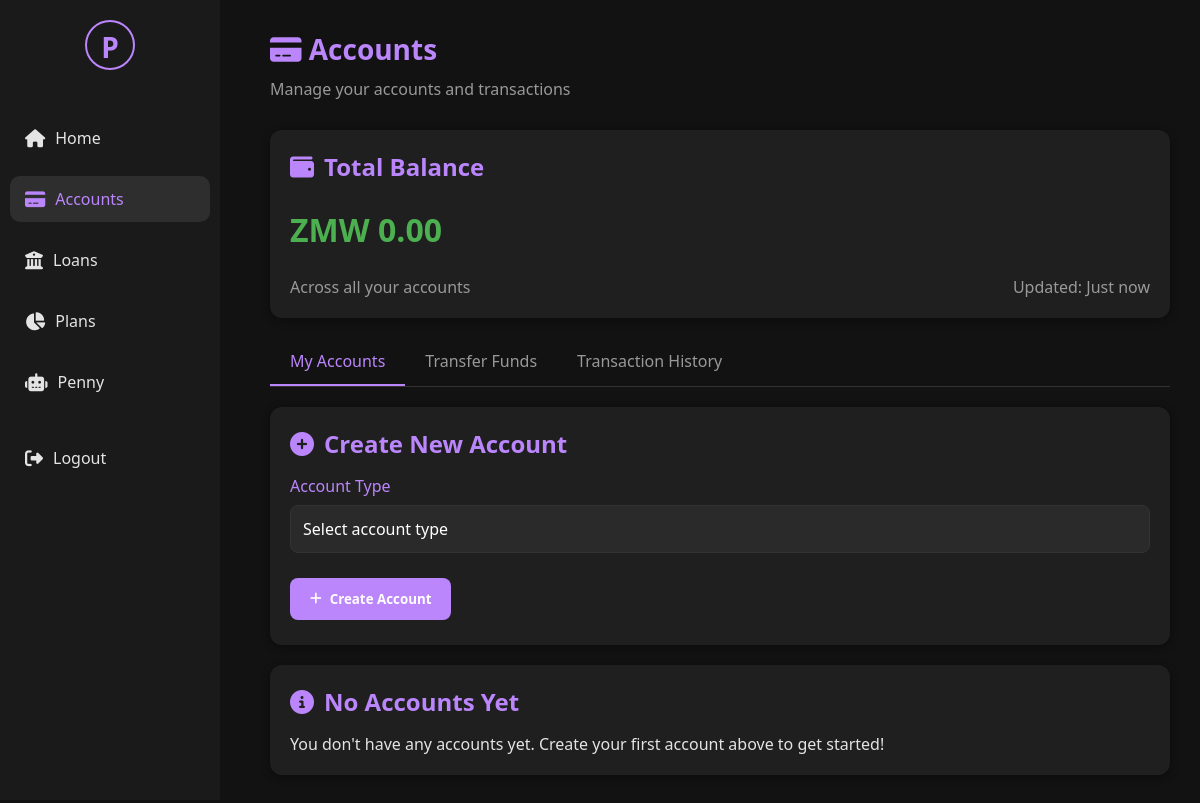
Before: /accounts (signed in) with the older database file.
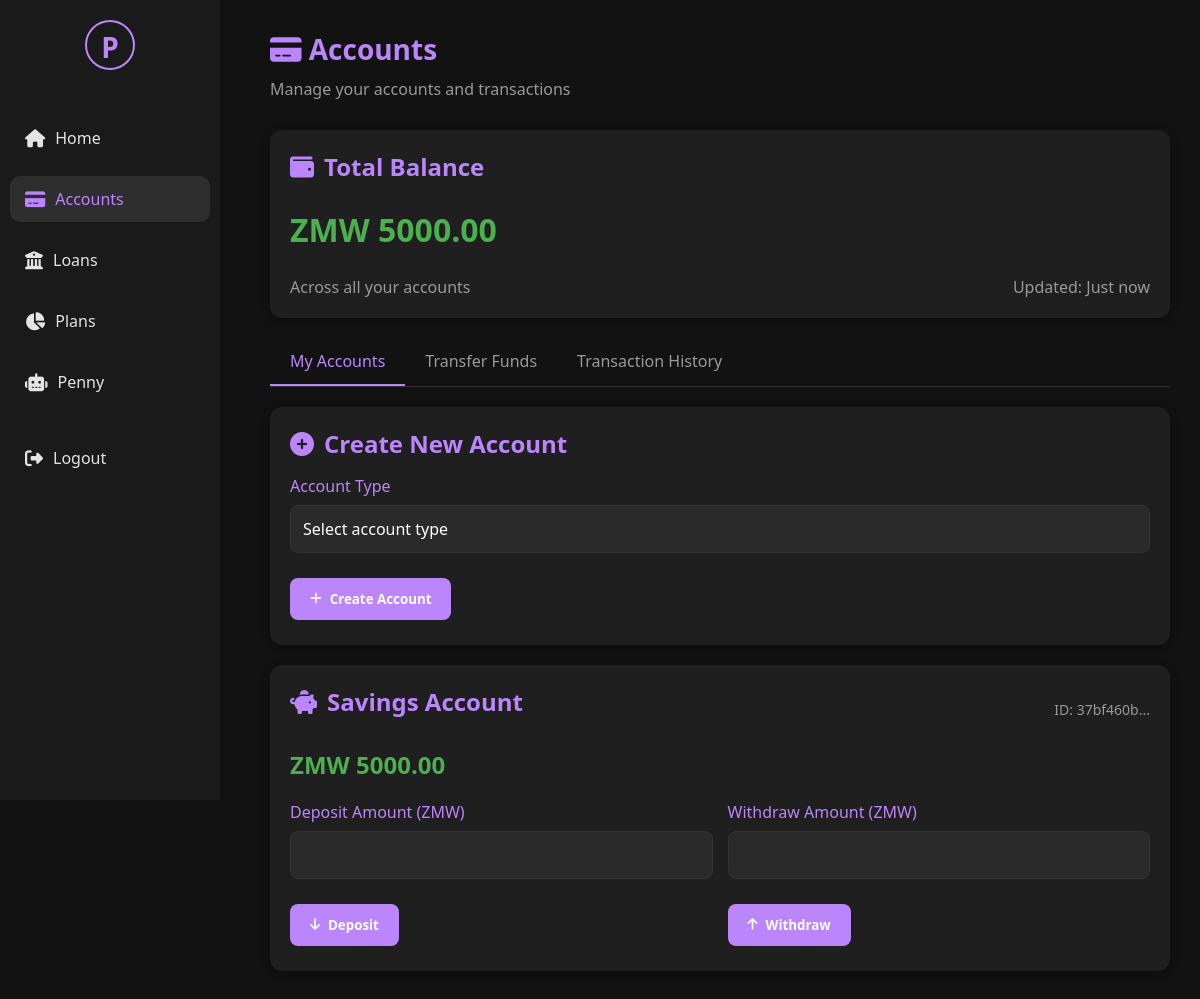
After: the same page with the newer database file.
### tables this page shows
CREATE TABLE accounts (
                account_id TEXT PRIMARY KEY,
                user_id TEXT NOT NULL,
                account_type TEXT NOT NULL,
                balance REAL NOT NULL DEFAULT 0,
                active INTEGER NOT NULL DEFAULT 1
            );

### GUI/web_app.py (the view)
@app.route('/accounts')
@login_required
def accounts():
    user_id = session.get('user_id')
    try:
        user_accounts = account_service.get_accounts_by_user(user_id)
        total_balance = sum(account['balance'] for account in user_accounts)
        recent_transactions = []
        for account in user_accounts:
            transactions = account_service.get_transaction_history(account['account_id'])
            for transaction in transactions:
                recent_transactions.append({
                    'account_id': account['account_id'],
                    'account_type': account['account_type'],
                    'transaction_type': transaction[0],
                    'amount': transaction[1],
                    'timestamp': transaction[2]
                })
        recent_transactions.sort(key=lambda x: x['timestamp'], reverse=True)
        recent_transactions = recent_transactions[:5]
    except Exception as e:
        print(f"Error fetching accounts: {e}")
        user_accounts = []
        total_balance = 0
        recent_transactions = []
    return render_template('accounts.html',
                         current_user={'username': session.get('full_name', session.get('username', 'User'))},
                         accounts=user_accounts,
                         total_balance=total_balance,
                         recent_transactions=recent_transactions)

### GUI/web_app.py (called while the page is built)
@app.teardown_appcontext
def teardown_db(exception):
    close_db_connection()

def login_required(f):
    @wraps(f)
    def decorated_function(*args, **kwargs):
        if 'user_id' not in session:
            flash('Please log in to access this page.')
            return redirect(url_for('login'))
        return f(*args, **kwargs)
    return decorated_function

### account/account_service.py (called while the page is built)
    def _get_cursor(self):
        conn = get_db_connection()
        return conn.cursor()

    def get_transaction_history(self, account_id: str):
        cursor = self._get_cursor()
        cursor.execute('''
            SELECT transaction_type, amount, timestamp FROM transactions
            WHERE account_id = ? ORDER BY timestamp DESC
        ''', (account_id,))
        return cursor.fetchall()

    def get_accounts_by_user(self, user_id: str):
        user_id = str(user_id)
        cursor = self._get_cursor()
        cursor.execute("SELECT * FROM accounts WHERE user_id = ?", (user_id,))
        rows = cursor.fetchall()
        accounts = []
        for row in rows:
            accounts.append({
                "account_id": row[0],
                "user_id": row[1],
                "account_type": row[2],
                "balance": row[3],
                "active": bool(row[4])
            })
        return accounts

### database/db_helper.py (called while the page is built)
def get_db_connection():
    if not hasattr(thread_local, 'db_connection'):
        db_path = os.path.join(os.path.dirname(os.path.dirname(__file__)), 'database', 'penny.db')
        thread_local.db_connection = sqlite3.connect(db_path)
        thread_local.db_connection.row_factory = sqlite3.Row
    return thread_local.db_connection

def close_db_connection(e=None):
    if hasattr(thread_local, 'db_connection'):
        thread_local.db_connection.close()
        del thread_local.db_connection

### GUI/templates/accounts.html (shortened to what this page needs)
{% extends "base.html" %}
{% block content %}
<div class="welcome-section">
    <h1><i class="fas fa-credit-card"></i> Accounts</h1>
    <p>Manage your accounts and transactions</p>
</div>
<div class="card balance-card">
    <h2><i class="fas fa-wallet"></i> Total Balance</h2>
    <div class="balance">ZMW {{ "%.2f"|format(total_balance) }}</div>
    <div class="account-details">
        <span>Across all your accounts</span>
        <span>Updated: Just now</span>
    </div>
</div>
<div class="tabs">
    <div class="tab active" data-tab="accounts">My Accounts</div>
    <div class="tab" data-tab="transfer">Transfer Funds</div>
    <div class="tab" data-tab="history">Transaction History</div>
</div>
<div class="tab-content active" id="accounts-tab">
    <div class="card">
        <h2><i class="fas fa-plus-circle"></i> Create New Account</h2>
        <form method="POST" action="{{ url_for('create_account') }}">
            <div class="form-group">
                <label for="account_type">Account Type</label>
                <select class="form-control" id="account_type" name="account_type" required>
                    <option value="">Select account type</option>
                </select>
            </div>
            <button type="submit" class="btn"><i class="fas fa-plus"></i> Create Account</button>
        </form>
    </div>
    {% if accounts %}
        {% for account in accounts %}
        <div class="card">
            <div class="account-header" style="display: flex; justify-content: space-between; align-items: center; margin-bottom: 15px;">
                <h2><i class="fas fa-{{ 'piggy-bank' if account.account_type == 'Savings' else 'wallet' }}"></i> {{ account.account_type }} Account</h2>
                <span class="account-id" style="color: #999; font-size: 14px;">ID: {{ account.account_id[:8] }}...</span>
            </div>
            <div class="balance" style="font-size: 24px; margin-bottom: 20px;">ZMW {{ "%.2f"|format(account.balance) }}</div>
            <div style="display: grid; grid-template-columns: 1fr 1fr; gap: 15px;">
                <form method="POST" action="{{ url_for('deposit') }}">
                    <div class="form-group">
                        <label for="deposit_amount_{{ account.account_id }}">Deposit Amount (ZMW)</label>
                        <input type="number" class="form-control" id="deposit_amount_{{ account.account_id }}" name="amount" step="0.01" min="0.01" required>
                    </div>
                    <button type="submit" class="btn"><i class="fas fa-arrow-down"></i> Deposit</button>
                </form>
                <form method="POST" action="{{ url_for('withdraw') }}">
                    <div class="form-group">
                        <label for="withdraw_amount_{{ account.account_id }}">Withdraw Amount (ZMW)</label>
                        <input type="number" class="form-control" id="withdraw_amount_{{ account.account_id }}" name="amount" step="0.01" min="0.01" required>
                    </div>
                    <button type="submit" class="btn"><i class="fas fa-arrow-up"></i> Withdraw</button>
                </form>
            </div>
        </div>
        {% endfor %}
    {% else %}
        <div class="card">
            <h2><i class="fas fa-info-circle"></i> No Accounts Yet</h2>
            <p>You don't have any accounts yet. Create your first account above to get started!</p>
        </div>
    {% endif %}
</div>
{% endblock %}

### GUI/templates/base.html (shortened to what this page needs)
<!DOCTYPE html>
<html lang="en">
<head>
    <link rel="stylesheet" href="https://cdnjs.cloudflare.com/ajax/libs/font-awesome/6.4.0/css/all.min.css">
    <link rel="stylesheet" href="{{ url_for('static', filename='css/style.css') }}">
</head>
<body>
    <div class="sidebar">
        <div class="logo">P</div>
        <ul>
            <li><a href="{{ url_for('dashboard') }}" class="nav-link {% if request.endpoint == 'dashboard' %}active{% endif %}"><i class="fas fa-home"></i> <span>Home</span></a></li>
            <li><a href="{{ url_for('accounts') }}" class="nav-link {% if request.endpoint == 'accounts' %}active{% endif %}"><i class="fas fa-credit-card"></i> <span>Accounts</span></a></li>
            <li><a href="{{ url_for('loans') }}" class="nav-link {% if request.endpoint == 'loans' %}active{% endif %}"><i class="fas fa-university"></i> <span>Loans</span></a></li>
            <li><a href="{{ url_for('plans') }}" class="nav-link {% if request.endpoint == 'plans' %}active{% endif %}"><i class="fas fa-chart-pie"></i> <span>Plans</span></a></li>
            <li><a href="{{ url_for('penny') }}" class="nav-link {% if request.endpoint == 'penny' %}active{% endif %}"><i class="fas fa-robot"></i> <span>Penny</span></a></li>
            <li><a href="{{ url_for('logout') }}" id="logout-btn" style="margin-top: 30px;"><i class="fas fa-sign-out-alt"></i> <span>Logout</span></a></li>
        </ul>
    </div>
    <div class="main-content">
        {% block content %}{% endblock %}
    </div>
</body>
</html>

### GUI/static/css/style.css (style rules this page uses)
* { margin: 0; padding: 0; box-sizing: border-box; font-family: 'Segoe UI', Tahoma, Geneva, Verdana, sans-serif; }
body { background-color: #121212; color: #e4e4e4; display: flex; min-height: 100vh; }
h1, h2, h3, h4 { margin: 0 0 10px; }
a { text-decoration: none; color: inherit; }
.sidebar { width: 220px; height: 100vh; background: #1a1a1a; padding: 20px 10px; position: fixed; top: 0; left: 0; display: flex; flex-direction: column; z-index: 100; }
.sidebar .logo { font-size: 28px; font-weight: bold; color: #bb86fc; text-align: center; margin-bottom: 30px; padding: 10px; border: 2px solid #bb86fc; border-radius: 50%; width: 50px; height: 50px; line-height: 30px; margin-left: auto; margin-right: auto; }
.sidebar ul { list-style: none; padding: 0; }
.sidebar li { margin: 15px 0; }
.sidebar a { display: flex; align-items: center; padding: 12px 15px; border-radius: 10px; color: #e4e4e4; transition: all 0.3s; }
.sidebar a i { margin-right: 10px; font-size: 18px; }
.sidebar a:hover, .sidebar a.active { background: #2e2e2e; color: #bb86fc; }
.main-content { margin-left: 240px; padding: 30px; width: calc(100% - 240px); }
.welcome-section { margin-bottom: 30px; }
.welcome-section h1 { color: #bb86fc; font-size: 28px; }
.welcome-section p { color: #999; }
.card { background: #1f1f1f; border-radius: 12px; padding: 20px; margin-bottom: 20px; box-shadow: 0 2px 8px rgba(0,0,0,0.4); }
.card h2 { color: #bb86fc; margin-bottom: 15px; display: flex; align-items: center; }
.card h2 i { margin-right: 10px; }
.balance-card { display: flex; flex-direction: column; gap: 10px; }
.balance { font-size: 32px; font-weight: bold; color: #4caf50; }
.account-details { display: flex; justify-content: space-between; margin-top: 15px; color: #999; }
.btn { background: #bb86fc; border: none; padding: 12px 20px; border-radius: 8px; color: white; font-weight: bold; cursor: pointer; margin: 5px 0; transition: background 0.3s; display: inline-flex; align-items: center; }
.btn i { margin-right: 8px; }
.form-group { margin-bottom: 20px; }
.form-group label { display: block; margin-bottom: 8px; color: #bb86fc; font-weight: 500; }
.form-control { width: 100%; padding: 12px; border-radius: 8px; border: 1px solid #333; background: #2a2a2a; color: white; font-size: 16px; }
.tabs { display: flex; border-bottom: 1px solid #333; margin-bottom: 20px; }
.tab { padding: 12px 20px; cursor: pointer; color: #999; border-bottom: 2px solid transparent; }
.tab.active { color: #bb86fc; border-bottom: 2px solid #bb86fc; }
.tab-content { display: none; }
.tab-content.active { display: block; }
input, textarea, select { -webkit-appearance: none; -moz-appearance: none; appearance: none; background: #2a2a2a; color: white; border: 1px solid #333; border-radius: 8px; padding: 12px; font-size: 16px; width: 100%; box-sizing: border-box; }
input[type="text"], input[type="password"], input[type="email"], input[type="number"], input[type="tel"], textarea { -webkit-appearance: none; -moz-appearance: none; appearance: none; }

Changed rows visible on the page:
added accounts: account_type "Savings", account_id "37bf460b", balance "5000.00"
Other visible differences:
{{ "%.2f"|format(total_balance) }}: "0.00" → "5000.00"
text no longer shown: "No Accounts Yet You don't have any accounts yet. Create your first account above to get started!"
